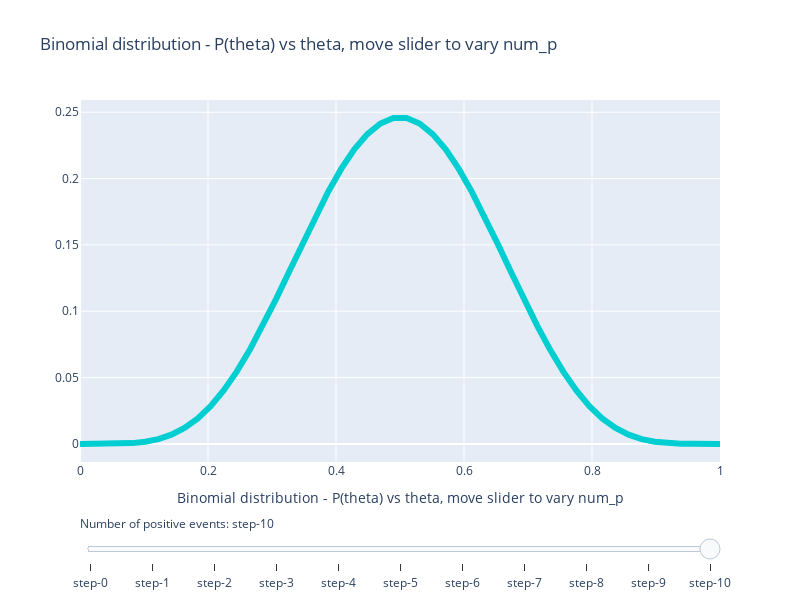

The notebook cell this image was saved under:
### Markdown cell above
## Total is the number of total events, the number of successes or positive events have a probability theta. 
## The plot shows how p(theta) varies for various values of successes given by num_p

### Code cell
def binomial_vector(num_p, args):
    total_events = args['total']
    theta_range_steps = args['theta_range_steps']
    theta =  np.linspace(0,1,theta_range_steps)
    ncr = comb(int(total_events), int(num_p))
    p_theta = ncr * theta**num_p * (1 - theta)**(total_events - num_p)
    return(p_theta)
   
def binomial_likelihood(num_p, total_events, theta):
    p_y_given_theta = theta**num_p * (1 - theta)**(total_events - num_p)
    return(p_y_given_theta)


fig = plotter(total=10, theta_range_steps=50, function=binomial_vector, 
              function_args={'total':10, 'theta_range_steps': 50},
              plotting_args={'title':'Binomial distribution - P(theta/y) vs theta, move slider to vary num_p'})
pio.show(fig)
